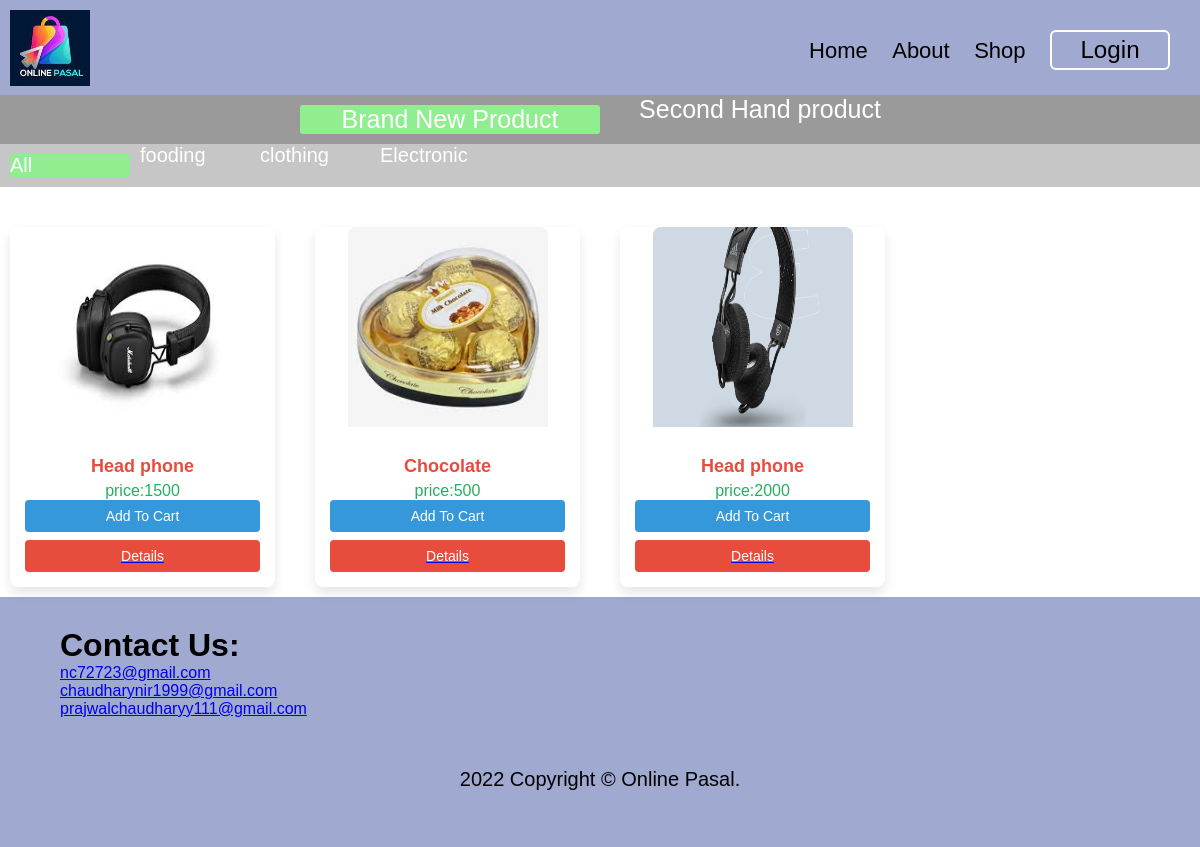
/products.php, run on the app's committed database.
### tables this page shows
CREATE TABLE `category` (
  `category_id` int(11) NOT NULL,
  `category_name` varchar(50) NOT NULL
);

CREATE TABLE `products` (
  `productId` int(11) NOT NULL,
  `user_id` int(11) NOT NULL,
  `productName` varchar(255) NOT NULL,
  `price` varchar(255) NOT NULL,
  `description` varchar(255) NOT NULL,
  `category` varchar(255) NOT NULL,
  `image` varchar(255) NOT NULL,
  `stock` int(150) NOT NULL,
  `size` varchar(50) NOT NULL,
  `used` varchar(50) NOT NULL,
  `productType` varchar(255) NOT NULL
);

### products.php (the view, shortened to what this page needs)
<!DOCTYPE html>
<html lang="en">
<head>
    <link rel="stylesheet" href="index.css">
</head>
<body>
<div class="header">
    <?php include 'header.php'; ?>
    <?php include 'header2.php'; ?>
    <?php include 'header1.php'; ?>
</div>
    <div class="products-container">
        <?php
      if(isset($_GET['cat'])){
        $category = $_GET['cat'];
       $select_products=mysqli_query($conn,"Select * from `products` WHERE category = '{$category}' && productType='new'");
      }else{
        $select_products =mysqli_query($conn, "select * from products WHERE productType='new'");}
       if(mysqli_num_rows($select_products)>0){
       while($fetch_product=mysqli_fetch_assoc($select_products)){
        ?>
      <form method="post" action="">
        <div class="products-wrapper">
            <div class="product-frame">
                <img src="img/productimage/<?php echo $fetch_product["image"]; ?>" class="products-img">
                <div class="products-body">
                    <h4 class="products-title"><?php echo $fetch_product["productName"]; ?></h4>
                    <p class="products-price">price:<?php echo $fetch_product["price"]; ?></p>
                    <?php
                    if(isset($_SESSION['user_id'])){
                        if($fetch_product['stock']<=4){ ?>
                            <h2 style="color:red; font-size:23px;">Out Of Stock</h2>
                       <?php }else{ ?>
                            <button type="submit" class="add-to-cart-btn" name="add_to_cart">Add To Cart</button>
                       <?php }
                        ?>
                    <?php
                    } else{ ?>
                        <button onclick="alert('Login To Continue')" type="submit" class="add-to-cart-btn">Add To Cart</button>
                   <?php }
                    ?>
                    <a href='details.php?details=<?php echo $fetch_product['productId']?>'><button type="button" class="details-btn" name="details">Details</button></a>
                </div>
            </div>
        </div>
      </form>
      <?php
       }
    }else{
        echo"<div class='empty_text'>No products Available</div>";
       }
        ?>
    </div>
    <?php
     include 'foot.php';
    ?>
</body>
</html>

### header.php (shortened to what this page needs)
<!DOCTYPE html>
<html lang="en">
<head>
     <link rel="stylesheet" href="index.css">
</head>
<body>
<div class="headerbox">
    <div class="headernavbar">
        <div class="headerlogo">
            <img src="img/onlinepasallogo.jpeg" width="80px">
        </div>
        <nav>
            <ul>
                <li><a href="index.php">Home</a></li>
                <li><a href="#">About</a></li>
                <li><a href="products.php">Shop</a></li>
                 <?php
                     if(isset($_SESSION['email'])){
                    echo '<li><a href="logout.php" onclick="return confirm(\'You Are Sure You Want To Logout?\');"><button class="btnlogin"><b>Logout</b></button></a></li>';
                    } else {
                             echo '<li><a href="login.php"><button class="btnlogin">Login</button></a></li>';
                            }
                         ?>
            </ul>
        </nav>
    </div>
    </div>
     <link rel="stylesheet" href="https://cdnjs.cloudflare.com/ajax/libs/font-awesome/6.4.0/css/all.min.css" />
</body>
</html>

### header2.php (shortened to what this page needs)
<!DOCTYPE html>
<html lang="en">
<head>
</head>
<body>
    <div class="menu">
        <ul>
            <li class="active"><a href="products.php">Brand New Product</a></li>
            <li><a href="second_hand_product.php">Second Hand product</a></li>
        </ul>
    </div>
</body>
</html>

### header1.php (shortened to what this page needs)
<?php
include 'config.php';
?>
<!DOCTYPE html>
<html lang="en">
<head>
</head>
<body>
    <div class="menu-bar">
        <ul>
            <li class="active"><a href="products.php">All</a></li>
            <?php
            $query ="SELECT * FROM category";
            $result = $conn->query($query);
            if($result->num_rows> 0){
              $options= mysqli_fetch_all($result, MYSQLI_ASSOC);
            }
            foreach ($options as $option) {
            ?>
            <li class=""><a href="./products.php?cat=<?php echo $option["category_name"]?>"><?php echo $option["category_name"];}?></a></li>
        </ul>
    </div>
</body>
</html>

### foot.php (shortened to what this page needs)
<!DOCTYPE html>
<html lang="en">
<head>
    <link rel="stylesheet" href="index.css">
</head>
<body>
    <div class="footerbackground">
      <div class="footercontactus">
          <h1>Contact Us:</h1>
      <a href="https://mail.google.com/mail/u/0/#inbox?compose=CllgCJNsLvWJZnMjHKrlxJhJvfTcGrFQsphlclvTjckRjXLrTxzXMxppXWLShMSvfVdFnzQnCKL">nc72723@gmail.com</a><br>
      <a href="https://mail.google.com/mail/u/0/#inbox?compose=GTvVlcSBpDfsGzrtxlZdkHrWVPwnzCxWdxKbpltTTxlnpSvghJwxlCzzqPFvpXXHXRPWqKVVhmRhR">chaudharynir1999@gmail.com</a><br>
      <a href="https://mail.google.com/mail/u/0/#inbox?compose=GTvVlcSBpDfsGzrtxlZdkHrWVPwnzCxWdxKbpltTTxlnpSvghJwxlCzzqPFvpXXHXRPWqKVVhmRhR">prajwalchaudharyy111@gmail.com</a>
      </div>
      <div class="footercopyright">
           2022 Copyright © Online Pasal.
      </div>
    </div>
</body>
</html>

### index.css (style rules this page uses)
* { margin: 0; padding: 0; font-family: 'poppins',sans-serif; }
.headernavbar { display: flex; align-items: center; padding: 10px; }
nav { flex: 1; text-align: right; }
nav ul { display: inline-block; list-style-type: none; }
nav ul li { display: inline-block; margin-right: 20px; }
ul li a { text-decoration: none; color: black; font-size: 22px; }
.headerbox { background: #a0a9cf; max-height: 95px; }
.btnlogin { width: 120px; height: 40px; background: transparent; border: 2px solid white; border-radius: 6px; cursor: pointer; font-size: 1.1em; color: black; font-weight: 500; transition: .5s; }
.footerbackground { background: #a0a9cf; height: 250px; }
.footercontactus { padding-top: 30px; padding-left: 60px; }
.footercopyright { padding-top: 50px; text-align: center; font-size: 20px; }
.products-container { display: grid; grid-template-columns: repeat(4, 1fr); gap: 20px; margin-top: 30px; }
.products-wrapper { padding: 10px; text-align: center; }
.product-frame { box-shadow: 0 6px 12px rgba(0, 0, 0, 0.1); border-radius: 8px; overflow: hidden; transition: transform 0.2s, box-shadow 0.2s; background: white; }
.products-img { flex: 1; width: 200px; height: 200px; border-top-left-radius: 8px; border-top-right-radius: 8px; }
.products-body { padding: 15px; text-align: center; background-color: #fff; border-bottom-left-radius: 8px; border-bottom-right-radius: 8px; }
.products-title { font-size: 18px; margin-top: 10px; color: #E74C3C; }
.products-price { font-size: 16px; margin-top: 5px; color: #27AE60; }
.add-to-cart-btn { display: block; width: 100%; padding: 8px 12px; background-color: #3498DB; color: #fff; border: none; cursor: pointer; font-size: 14px; border-radius: 4px; transition: background-color 0.3s; }
.details-btn { display: block; width: 100%; padding: 8px 12px; background-color: #E74C3C; color: #fff; border: none; cursor: pointer; font-size: 14px; border-radius: 4px; margin-top: 8px; transition: background-color 0.3s; }
.header { position: sticky; top: 0; left: 0; }

### header2.php (style rules this page uses)
.menu { background: rgb(155, 154, 154); text-align: center; }
.menu ul { display: inline-flex; list-style: none; color: white; }
.menu ul li { width: 300px; }
.menu ul li a { text-decoration: none; color: white; font-size: 25px; }
.active, .menu ul li:hover { background: lightgreen; border-radius: 3px; margin: 10px; }

### header1.php (style rules this page uses)
.menu-bar { background: rgb(199, 198, 198); }
.menu-bar ul { display: inline-flex; list-style: none; color: white; }
.menu-bar ul li { width: 120px; }
.menu-bar ul li a { text-decoration: none; color: white; font-size: 20px; }
.active, .menu-bar ul li:hover { background: lightgreen; border-radius: 3px; margin: 10px; }

### data on the page
category: category_name "fooding"
category: category_name "clothing"
category: category_name "Electronic"
products: image (picture), productName "Head phone", price "1500"
products: image (picture), productName "Chocolate", price "500"
products: image (picture), productName "Head phone", price "2000"
